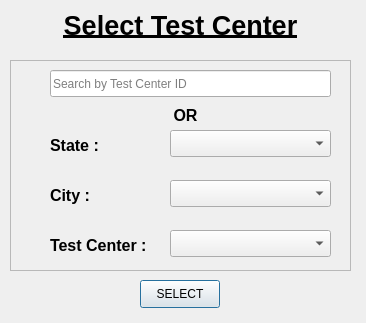
<?xml version="1.0" encoding="UTF-8"?>
<ui version="4.0">
 <class>selectTestCenter</class>
 <widget class="QDialog" name="selectTestCenter">
  <property name="geometry">
   <rect>
    <x>0</x>
    <y>0</y>
    <width>366</width>
    <height>323</height>
   </rect>
  </property>
  <property name="windowTitle">
   <string> </string>
  </property>
  <widget class="QFrame" name="frame">
   <property name="geometry">
    <rect>
     <x>10</x>
     <y>60</y>
     <width>341</width>
     <height>211</height>
    </rect>
   </property>
   <property name="frameShape">
    <enum>QFrame::StyledPanel</enum>
   </property>
   <property name="frameShadow">
    <enum>QFrame::Raised</enum>
   </property>
   <widget class="QComboBox" name="cityComboBox">
    <property name="geometry">
     <rect>
      <x>160</x>
      <y>120</y>
      <width>161</width>
      <height>27</height>
     </rect>
    </property>
   </widget>
   <widget class="QComboBox" name="testCenterComboBox">
    <property name="geometry">
     <rect>
      <x>160</x>
      <y>170</y>
      <width>161</width>
      <height>27</height>
     </rect>
    </property>
   </widget>
   <widget class="QComboBox" name="stateComboBox">
    <property name="geometry">
     <rect>
      <x>160</x>
      <y>70</y>
      <width>161</width>
      <height>27</height>
     </rect>
    </property>
   </widget>
   <widget class="QLabel" name="cityLabel">
    <property name="geometry">
     <rect>
      <x>40</x>
      <y>120</y>
      <width>111</width>
      <height>31</height>
     </rect>
    </property>
    <property name="text">
     <string>&lt;html&gt;&lt;head/&gt;&lt;body&gt;&lt;p&gt;&lt;span style=&quot; font-size:12pt; font-weight:600;&quot;&gt;City : &lt;/span&gt;&lt;/p&gt;&lt;/body&gt;&lt;/html&gt;</string>
    </property>
   </widget>
   <widget class="QLabel" name="testCenterLabel">
    <property name="geometry">
     <rect>
      <x>40</x>
      <y>170</y>
      <width>111</width>
      <height>31</height>
     </rect>
    </property>
    <property name="text">
     <string>&lt;html&gt;&lt;head/&gt;&lt;body&gt;&lt;p&gt;&lt;span style=&quot; font-size:12pt; font-weight:600;&quot;&gt;Test Center :&lt;/span&gt;&lt;/p&gt;&lt;/body&gt;&lt;/html&gt;</string>
    </property>
   </widget>
   <widget class="QLabel" name="stateLabel">
    <property name="geometry">
     <rect>
      <x>40</x>
      <y>70</y>
      <width>111</width>
      <height>31</height>
     </rect>
    </property>
    <property name="text">
     <string>&lt;html&gt;&lt;head/&gt;&lt;body&gt;&lt;p&gt;&lt;span style=&quot; font-size:12pt; font-weight:600;&quot;&gt;State : &lt;/span&gt;&lt;/p&gt;&lt;/body&gt;&lt;/html&gt;</string>
    </property>
   </widget>
   <widget class="QLineEdit" name="searchByID">
    <property name="geometry">
     <rect>
      <x>40</x>
      <y>10</y>
      <width>281</width>
      <height>27</height>
     </rect>
    </property>
    <property name="placeholderText">
     <string>Search by Test Center ID</string>
    </property>
   </widget>
   <widget class="QLabel" name="ORLabel">
    <property name="geometry">
     <rect>
      <x>120</x>
      <y>40</y>
      <width>111</width>
      <height>31</height>
     </rect>
    </property>
    <property name="text">
     <string>&lt;html&gt;&lt;head/&gt;&lt;body&gt;&lt;p&gt;&lt;span style=&quot; font-size:12pt; font-weight:600;&quot;&gt;OR&lt;/span&gt;&lt;/p&gt;&lt;/body&gt;&lt;/html&gt;</string>
    </property>
    <property name="alignment">
     <set>Qt::AlignCenter</set>
    </property>
   </widget>
  </widget>
  <widget class="QLabel" name="title">
   <property name="geometry">
    <rect>
     <x>10</x>
     <y>0</y>
     <width>341</width>
     <height>51</height>
    </rect>
   </property>
   <property name="text">
    <string>&lt;html&gt;&lt;head/&gt;&lt;body&gt;&lt;p align=&quot;center&quot;&gt;&lt;span style=&quot; font-size:20pt; font-weight:600; text-decoration: underline;&quot;&gt;Select Test Center&lt;/span&gt;&lt;/p&gt;&lt;/body&gt;&lt;/html&gt;</string>
   </property>
  </widget>
  <widget class="QPushButton" name="removeButton">
   <property name="geometry">
    <rect>
     <x>140</x>
     <y>280</y>
     <width>80</width>
     <height>28</height>
    </rect>
   </property>
   <property name="text">
    <string>SELECT</string>
   </property>
  </widget>
 </widget>
 <resources/>
 <connections/>
</ui>
